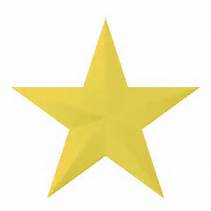
#> input picture test_folder/solutions_py_3_20181213T1640/solutions-py-3/ch03/55/goldstar.jpg, 211 x 211 px
$ python filterimage.py
#> lines starting #> are read from the running program, lines starting #| are printed output that depends on the picture
#> the answer given: ../../../../solutions_py_3_20181213T1640/solutions-py-3/ch03/55/goldstar.jpg
### test_folder/source_pfe3/source-pfe3/ch04/sec10_01_2/ezgraphics.py
##HIDE
##OUT out.png
##
#
# This module is a simplified version of the ezgraphics module (v2.1)
# for use with CodeCheck. Instead of using Tk to display graphics and
# images in a GUI window, it builds and saves the result in a PNG image.
#
# Version: 2.1
#
from PIL import Image, ImageDraw, ImageColor, ImageFont

OUTPUT_FILENAME = "out.png"

class GraphicsWindow :
  def __init__(self, width = 400, height = 400) :
    if width is None and height is None :
      width = 400
      height = 400

    self._canvas = GraphicsCanvas(self, width, height)

  def canvas(self) :
    return self._canvas

  def wait(self) :
    img = self._canvas._pilImage
    img.save(OUTPUT_FILENAME)

  def setTitle(self, title) :
    pass

  def isValid(self) :
    return True

  def hide(self) :
    pass

  def show(self) :
    pass

  def close(self) :
    pass

  def quit(self) :
    pass

  def getMouse(self) :
    return (0, 0)

  def getKey(self) :
    return ""

  def sleep(self, msTime) :
    pass

  def menu(self) :
    return None

  def showMenu(self) :
    pass

  def hideMenu(self) :
    pass

  def showStatus(self) :
    pass

  def hideStatus(self) :
    pass

  def setStatus(self, text="") :
    pass

  def configStatus(self, **options) :
    pass

  def enableEvents(self, *events) :
    pass

  def clearEvents(self, *events) :
    pass

  def setEventHandler(self, handler) :
    pass

  def setTimer(self, msTime) :
    pass

  def clearTimer(self) :
    pass

  def onMenuSelect(self, event) :
    pass

  def onMouseMove(self, event) :
    pass

  def onMouseDrag(self, event) :
    pass

  def onMouseDown(self, event):
    pass

  def onMouseUp(self, event):
    pass

  def onKeyPress(self, event) :
    pass

  def onAlarm(self, event) :
    pass


class GraphicsCanvas :
  def __init__(self, win, width, height) :

     # The win argument is ignored in the codecheck version.
    self._win = win

     # Maintain the options used for drawing objects and text.
    self._polyOpts = {"outline" : (0, 0, 0), "width" : 1, "dash" : None, "fill" : None}
    self._arcStyle = "pieslice"
    self._textOpts = {"justify" : "left", "anchor" : "nw",
                      "fill" : "black",
                      "font" : ("helvetica", 10, "normal")}
    self._font = None
    self._bgColor = (255, 255, 255)

     # Create the PIL image.
    self._pilImage = Image.new("RGB", (width, height), (255, 255,255))
    self._pilDraw = ImageDraw.Draw(self._pilImage)

  ## Changes the height of the canvas.
  #
  # [17 lines left out: functions setHeight, setWidth, not called in this run]

  def _shrinkImage(self, width, height) :
    self._pilImage = self._pilImage.crop((0, 0, width, height))
    self._pilDraw = ImageDraw.Draw(self._pilImage)

  # [5 lines left out: function _enlargeImage, not called in this run]

  ## Returns the height of the canvas.
  #
  def height(self):
    return self._pilImage.size[1]

  ## Returns the width of the canvas.
  #
  def width(self):
    return self._pilImage.size[0]

  ## Clears the canvas by removing all items previously drawn on it.
  #
  # [135 lines left out: functions clear, setBackground, setFill, setOutline, setColor, setLineWidth and 7 more, not called in this run]

  ## Draws an arrow or vector on the canvas. (Draws a line)
  #
  def drawArrow(self, x1, y1, x2, y2) :
    return self.drawLine(x1, y1, x2, y2)

  ## Draws a rectangle on the canvas.
  #
  # [5 lines left out: function drawRect, not called in this run]

  def drawRectangle(self, x, y, width, height) :
    return self.drawRect(x, y, width, height)

  ## Draws a polygon on the canvas.
  #
  # [19 lines left out: function drawPoly, not called in this run]

  ## The same as drawPoly().
  #
  def drawPolygon(self, *coords) :
    return self.drawPoly(*coords)

  ## Draws an oval on the canvas.
  #
  # [46 lines left out: functions drawOval, drawArc, drawText, not called in this run]

  ## Draws an image onto the canvas.
  #
  def drawImage(self, x, y = None, image = None) :
    if type(x) == GraphicsImage :
      image = x
      width = image.width()
      height = image.height()
      x = 0
      y = 0
      self._pilImage = Image.new("RGB", (width, height), (255, 255,255))
      self._pilDraw = ImageDraw.Draw(self._pilImage)

    self._pilImage.paste(image._pilImage, (round(x), round(y)))
    return 0

  def shiftItem(self, itemId, dx, dy) :
    pass

  def scaleItem(self, itemId, xScale, yScale, xOffset = None, yOffset = None) :
    pass

  def removeItem(self, itemId) :
    pass

  def showItem(self, itemId) :
    pass

  def hideItem(self, itemId) :
    pass

  def raiseItem(self, itemId, aboveId = None) :
    pass

  def lowerItem(self, itemId, belowId = None) :
    pass

  def __contains__(self, itemId):
    return True

  def itemType(self, itemId) :
    return ""

  def items(self) :
    return []

  def itemAbove(self, itemId) :
    return 0

  def itemBelow(self, itemId) :
    return 0


## This class defines a basic top level window that can display a
#  digital GraphicsImage.
#
class ImageWindow(GraphicsWindow) :

  ## Creates a new window for displaying images. This provides a quick
  #  way to display images without having to access and draw on the
  #  canvas of a graphics window.
  #
  def __init__(self) :
    super().__init__(None, None)
    self._imgId = None

  ## Displays an image in the window. The window is resized to fit tightly
  #  around the image.
  #  @param image  The GraphicsImage object containing the image to
  #                be displayed.
  #
  # [7 lines left out: function display, not called in this run]

## This class defines an RGB digital image that is contained within an
#  ImageWindow.
#
class GraphicsImage :

  ## Creates a new graphics image.
  #
  def __init__(self, width = None, height = None) :
     # Create the photo image.
    if height is None and type(width) == str :
      filename = width
      self._pilImage = Image.open(filename)
#> self._pilImage is the input picture: PIL image 211x211 RGB; mean R, G, B 246, 241.1, 208.8
      if self._pilImage.mode != "RGB" :
        self._pilImage = self._pilImage.convert("RGB")
    else :
      self._pilImage = Image.new("RGB", (width, height), (255, 255,255))

  ## Gets the width of the image in pixels.
  #  @return The width of the image.
  #
  def width(self) :
    return self._pilImage.size[0]

  ## Gets the height of the image in pixels.
  #  @return The width of the image.
  #
  def height(self) :
    return self._pilImage.size[1]

  ## Sets a pixel to a given RGB color.
  #
  def setPixel(self, row, col, *rgbColor) :
    if (row < 0 or row >= self.height() or
        col < 0 or col >= self.width()) :
      return
    if len(rgbColor) == 1 :
      if type(rgbColor[0]) == str :
        if rgbColor[0][0] == "#" :
          color = ImageColor.getrgb(rgbColor)
        else :
          color = (0, 0, 0)
      else :
        color = tuple(*rgbColor)
    elif len(rgbColor) == 3 :
      color = rgbColor
    col = round(col)
    row = round(row)
    self._pilImage.putpixel((col, row), color)

  ## Returns a 3-tuple containing the RGB color of a given pixel.
  #
  def getPixel(self, row, col) :
    row = round(row)
    col = round(col)
    result = self._pilImage.getpixel((col, row))
    if type(result) == int :
      return (result, result, result)
    else :
      return result

  ## Returns the red component of the RGB color of a given pixel.
  #
  def getRed(self, row, col) :
    pixel = self.getPixel(row, col)
    return pixel[0]

  ## Returns the green component of the RGB color of a given pixel.
  #
  def getGreen(self, row, col) :
    pixel = self.getPixel(row, col)
    return pixel[1]

  ## Returns the blue component of the RGB color of a given pixel.
  #
  def getBlue(self, row, col) :
    pixel = self.getPixel(row, col)
    return pixel[2]

  ## Clears the image and removes all of the pixels but the size of the
  #  image remains the same.
  #
  # [11 lines left out: functions clear, copy, not called in this run]

  ## Saves the digital image to a file in either the gif or ppm format.
  #
  def save(self, filename, format="gif") :
    if format not in ("gif", "ppm") :
      raise GraphicsParamError( "Invalid image format.")
    self._pilImage.save(filename, format=format)


# --- Defines special graphics exceptions that are raised when an error
# --- occurs in a GraphicsWindow method.

class GraphicsError(Exception) :
  def __init__( self, message ):
    super(GraphicsError, self).__init__( message )

class GraphicsObjError(GraphicsError) :
  def __init__( self ):
    super(GraphicsError, self).__init__( "Invalid object id." )

class GraphicsWinError(GraphicsError) :
  def __init__( self ):
    super(GraphicsWinError, self).__init__(
              "Operation can not be performed on a closed window." )

class GraphicsParamError(GraphicsError) :
  def __init__( self, message ):
    super(GraphicsParamError, self).__init__( message )


### test_folder/source_pfe3/source-pfe3/ch04/sec10_01_2/filterimage.py
##
#  This program processes a digital image by creating a negative of
#  the original.
#

from ezgraphics import GraphicsImage, GraphicsWindow

filename = input("Enter the name of the image file: ")

# Load the image from the file.
image = GraphicsImage(filename)

# Process the image.
width = image.width()
#> width = 211
height = image.height()
#> height = 211
for row in range(height) :
   for col in range(width) :
      # Get the current pixel color.
      red = image.getRed(row, col)
      green = image.getGreen(row, col)
      blue = image.getBlue(row, col)

      # Filter the pixel.
      newRed = 255 - red
      newGreen = 255 - green
      newBlue = 255 - blue

      # Set the pixel to the new color.
      image.setPixel(row, col, newRed, newGreen, newBlue)
#> this loop made 211 passes

# Display the image on screen.
win = GraphicsWindow()
#> in __init__, `self._pilImage = Image.new("RGB", (width, height), (255, 255,255))`: self._pilImage: PIL image 400x400 RGB; every value is 255
canvas = win.canvas()
canvas.drawImage(image)
#> in drawImage, `self._pilImage = Image.new("RGB", (width, height), (255, 255,255))`: self._pilImage: PIL image 211x211 RGB; every value is 255
#> in drawImage, `self._pilImage.paste(image._pilImage, (round(x), round(y)))`:
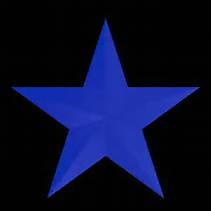
#> image._pilImage: PIL image 211x211 RGB; mean R, G, B 9, 13.9, 46.2
win.wait()

# Save the new image with a new name.
image.save("negative-" + filename)
